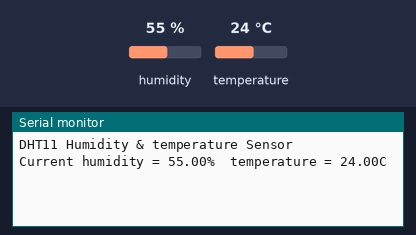
Simulated run of this sketch. Board: Arduino Uno, built with avr-gcc and run on an emulated ATmega328P. Parts: the last lines printed to the serial monitor. The inputs (shaded band) are chosen by the test bench; at power-on: humidity 55 %, temperature 24 °C.

Above: at 2.7 s.
2.8 s: humidity set to 22 %
At 7.0 s:
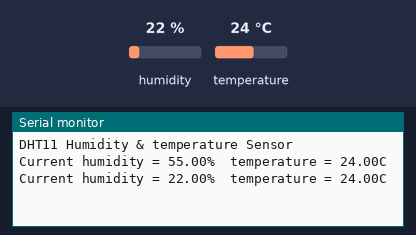
8.8 s: temperature set to 12 °C
At 12.9 s:
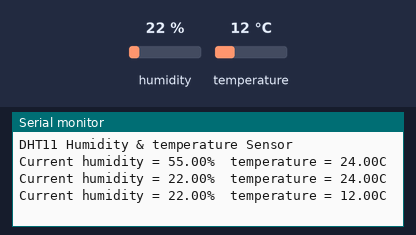
14.8 s: humidity set to 40 %
At 17.7 s:
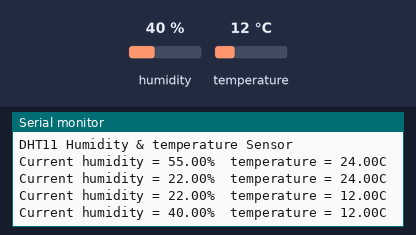
Timing chart, 0 to 19.2 s (numbered marks = the images above; inputs shaded):
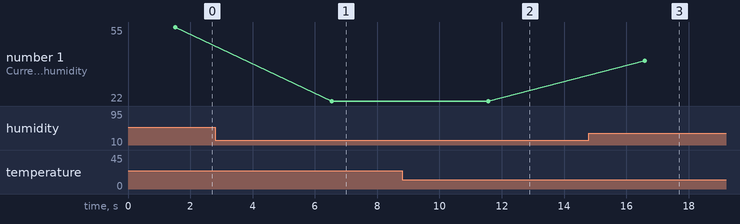

Measured:
- after the input at 2.8 s, the serial monitor: prints a new line after 3.7 s (image 1)
- after the input at 8.8 s, the serial monitor: prints a new line after 2.8 s (image 2)
- after the input at 14.8 s, the serial monitor: prints a new line after 1.8 s (image 3)
- plotted number 1: 55 → 22 after the input at 2.8 s, 22 → 40 after the input at 14.8 s

The sketch:

script_temp_umid.ino
```cpp
#include "DHT.h"
#define DHTPIN  A0 //pino utilizado no esp
#define DHTTYPE DHT11   // DHT 11

DHT dht(DHTPIN, DHTTYPE);

void setup(){

  Serial.begin(9600);
  delay(500);//Delay to let system boot
  Serial.println("DHT11 Humidity & temperature Sensor\n\n");
  delay(1000);//Wait before accessing Sensor
  dht.begin();

}//end "setup()"

void loop(){
  //Start of Program
    float umidade = dht.readHumidity();
    float temperatura = dht.readTemperature();

    Serial.print("Current humidity = ");
    Serial.print(umidade);
    Serial.print("%  ");
    Serial.print("temperature = ");
    Serial.print(temperatura);
    Serial.println("C  ");

    delay(5000);//Wait 5 seconds before accessing sensor again.

  //Fastest should be once every two seconds.

}// end loop(
```
